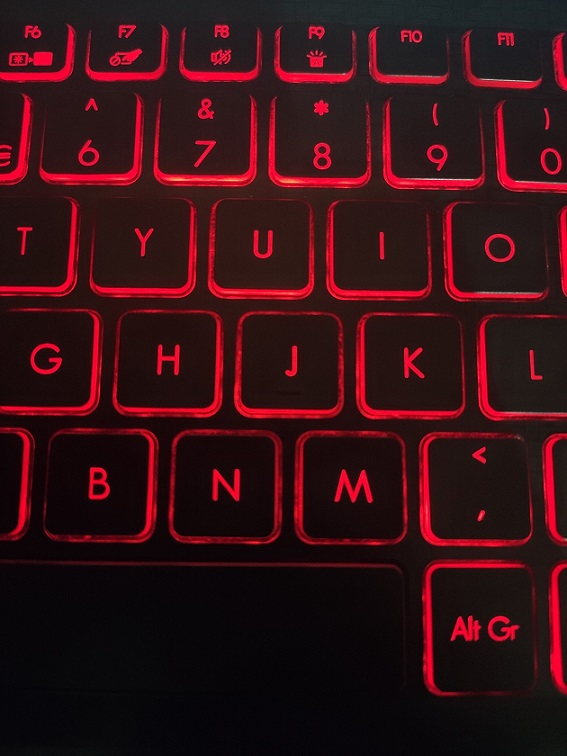
#> input picture Computer Vision/Basics/keyboard.jpg, 567 x 756 px
$ jupyter execute '6_Thresholding Image.ipynb'
#> lines starting #> are read from the running program, lines starting #| are printed output that depends on the picture; after the words box and inside, x2 and y2 are one past the last pixel; in counts of white or black regions, pixels touching at a corner belong together
[cell 1]
import cv2
import imutils
img = cv2.imread("keyboard.jpg")
#> img is the input picture: shape (756, 567, 3); mean B, G, R 20.9, 16.4, 53.1
grayImg = cv2.cvtColor(img, cv2.COLOR_BGR2GRAY)
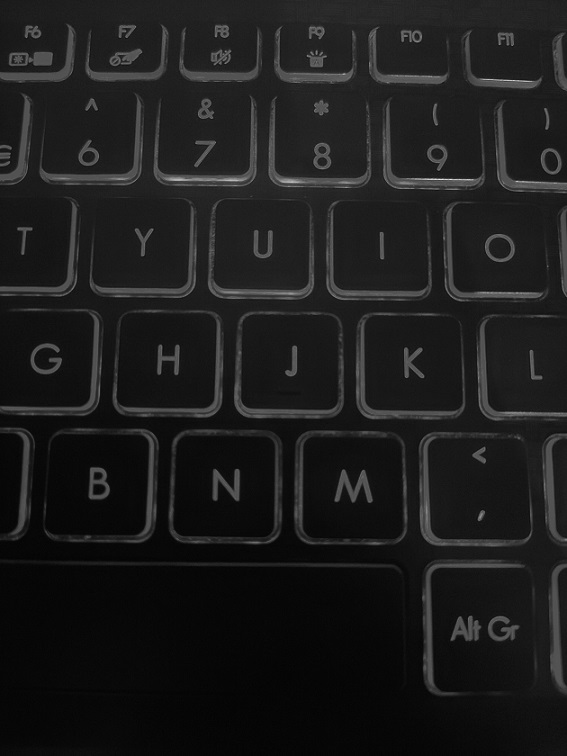
#> grayImg: shape (756, 567); min 3, max 233, mean 27.9
thresholdImg = cv2.threshold(grayImg, 60, 255, cv2.THRESH_BINARY)[1]
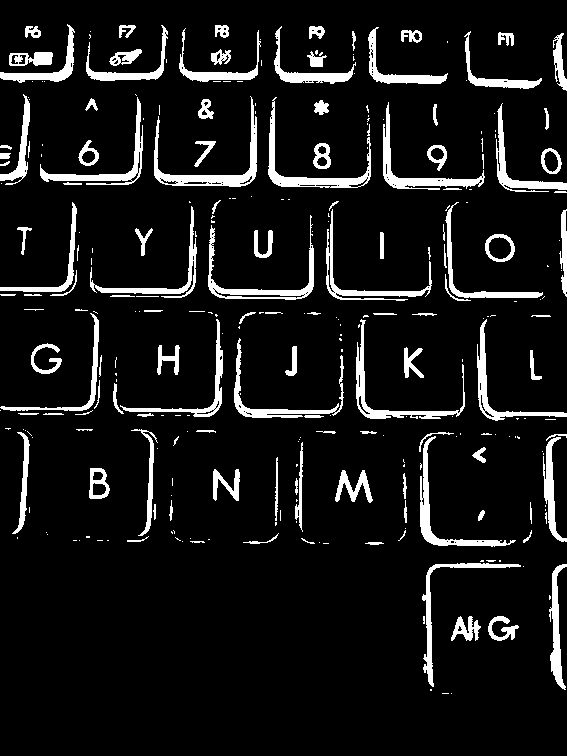
#> thresholdImg: shape (756, 567); 9.2% white; 287 white regions (163 under 20 px), largest, box (x1, y1, x2, y2) and area: (154, 96, 257, 187) 1584, (268, 97, 371, 188) 1403, (208, 215, 314, 300) 1320
cv2.imwrite("Threshold Imgage.jpg", thresholdImg)
#> Out = True
